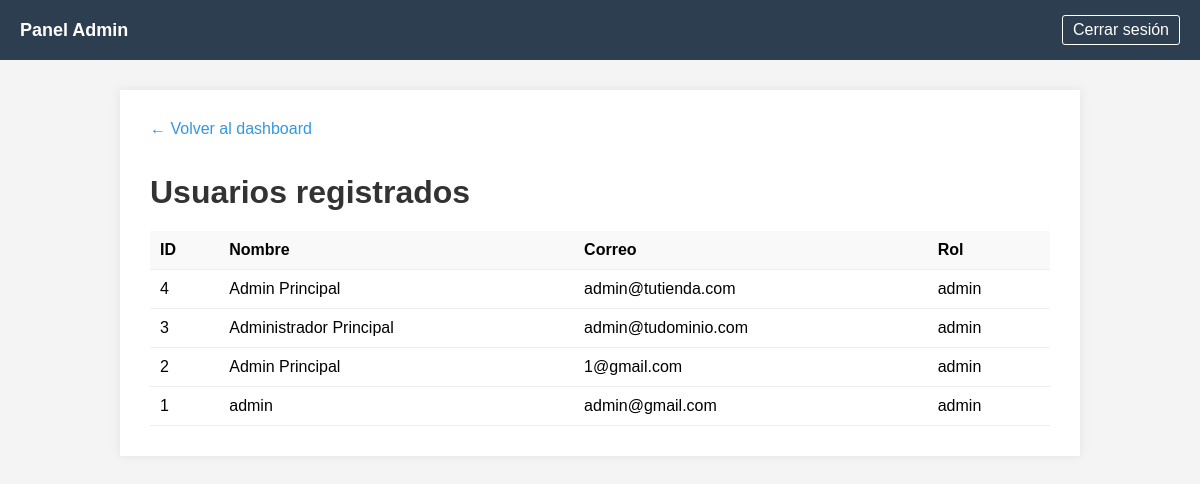
The app's page /admin/usuarios.php (signed in) with its own data.
### tables this page shows
CREATE TABLE `usuarios` (
  `id` int(11) NOT NULL,
  `nombre` varchar(100) NOT NULL,
  `correo` varchar(100) NOT NULL,
  `contrasena` varchar(255) NOT NULL,
  `rol` enum('user','admin') DEFAULT 'user'
);

### admin/usuarios.php (the view, shortened to what this page needs)
<?php
require __DIR__ . '/../conn.php';
$usuarios = $conn->query("SELECT id, nombre, correo, rol FROM usuarios ORDER BY id DESC")->fetchAll(PDO::FETCH_ASSOC);
?>
<!DOCTYPE html>
<html lang="es">
<head>
</head>
<body>
    <?php include __DIR__ . '/components/admin_navbar.php'; ?>
    <div class="container">
        <a href="dashboard.php" class="back">&larr; Volver al dashboard</a>
        <h1>Usuarios registrados</h1>
        <table>
            <thead>
                <tr>
                    <th>ID</th>
                    <th>Nombre</th>
                    <th>Correo</th>
                    <th>Rol</th>
                </tr>
            </thead>
            <tbody>
                <?php foreach ($usuarios as $usuario): ?>
                <tr>
                    <td><?= htmlspecialchars($usuario['id']) ?></td>
                    <td><?= htmlspecialchars($usuario['nombre']) ?></td>
                    <td><?= htmlspecialchars($usuario['correo']) ?></td>
                    <td><?= htmlspecialchars($usuario['rol']) ?></td>
                </tr>
                <?php endforeach; ?>
            </tbody>
        </table>
    </div>
</body>
</html>

### admin/components/admin_navbar.php (shortened to what this page needs)
<nav class="navbar" style="background: #2c3e50; padding: 15px 0;">
    <div class="navbar-container" style="
        max-width: 1200px;
        margin: 0 auto;
        display: flex;
        justify-content: space-between;
        align-items: center;
        padding: 0 20px;
    ">
        <a href="dashboard.php" class="navbar-link" style="
            color: white;
            text-decoration: none;
            font-weight: bold;
            font-size: 18px;
        ">Panel Admin</a>
        <div style="display: flex; align-items: center; gap: 20px;">
            <a href="logout.php" class="navbar-link" style="
                color: white;
                text-decoration: none;
                padding: 5px 10px;
                border: 1px solid white;
                border-radius: 3px;
                transition: all 0.3s ease;
            ">Cerrar sesión</a>
        </div>
    </div>
</nav>

### admin/usuarios.php (style rules this page uses)
body { font-family: Arial, sans-serif; background: #f4f4f4; margin: 0; }
.container { max-width: 900px; margin: 30px auto; background: #fff; padding: 30px; box-shadow: 0 0 10px rgba(0,0,0,0.08); }
h1 { color: #333; margin-bottom: 20px; }
table { width: 100%; border-collapse: collapse; margin-top: 20px; }
th, td { padding: 10px; border-bottom: 1px solid #eee; text-align: left; }
th { background: #f9f9f9; }
.back { display: inline-block; margin-bottom: 15px; color: #3498db; text-decoration: none; }

### records on screen
usuarios: id "4", nombre "Admin Principal", correo "admin@tutienda.com", rol "admin"
usuarios: id "3", nombre "Administrador Principal", correo "admin@tudominio.com", rol "admin"
usuarios: id "2", nombre "Admin Principal", correo "1@gmail.com", rol "admin"
usuarios: id "1", nombre "admin", correo "admin@gmail.com", rol "admin"
